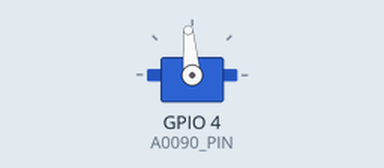
This sketch was run on a simulated ESP32-C3. Parts: servo.

Above: at 4.05 s.
Timing chart, 0 to 18.3 s (numbered marks = the images above):
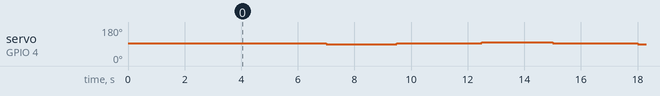

The sketch:

esp32c3_a0090_servo_pulse_probe.ino
```cpp
#include <ESP32Servo.h>

// ESP32-C3: use GPIO numbers, not board labels.
static constexpr int A0090_PIN = 4;
// static constexpr int A0090_PIN = 5;

static constexpr int SERVO_MIN_US = 500;
static constexpr int SERVO_MAX_US = 2400;

Servo a0090;

static void holdPulse(int pulseUs, int holdMs) {
  a0090.writeMicroseconds(pulseUs);
  delay(holdMs);
}

void setup() {
  Serial.begin(115200);
  a0090.setPeriodHertz(50);
  a0090.attach(A0090_PIN, SERVO_MIN_US, SERVO_MAX_US);

  // Start at neutral. A positional 180 degree servo should move to center and
  // stop. A continuous rotation servo should stop or nearly stop here.
  holdPulse(1500, 4000);
}

void loop() {
  holdPulse(1500, 3000);
  holdPulse(1450, 2500);
  holdPulse(1500, 3000);
  holdPulse(1550, 2500);
}
```

Measured:
- by itself, servo on GPIO 4 (A0090_PIN): repeats every 11.0 s: 95° 3.0 s, 99° 2.5 s, 95° 3.0 s, 90° 2.5 s
